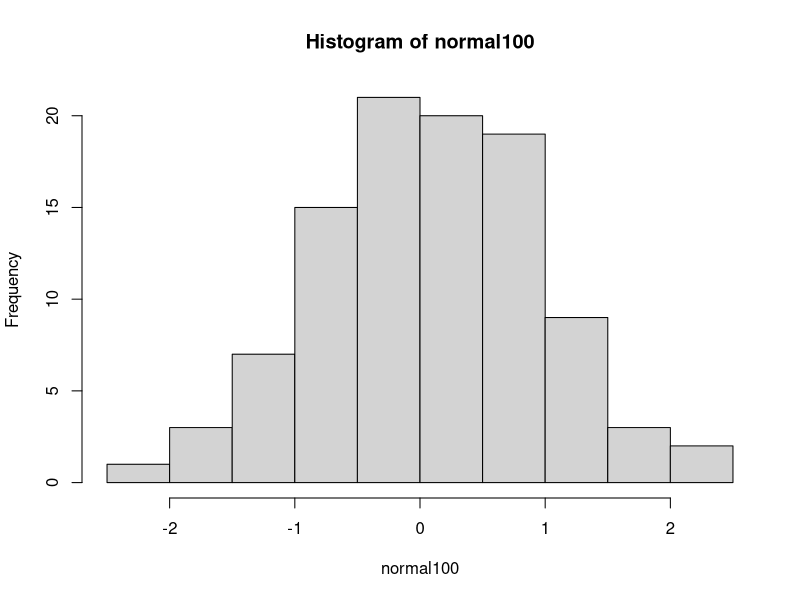
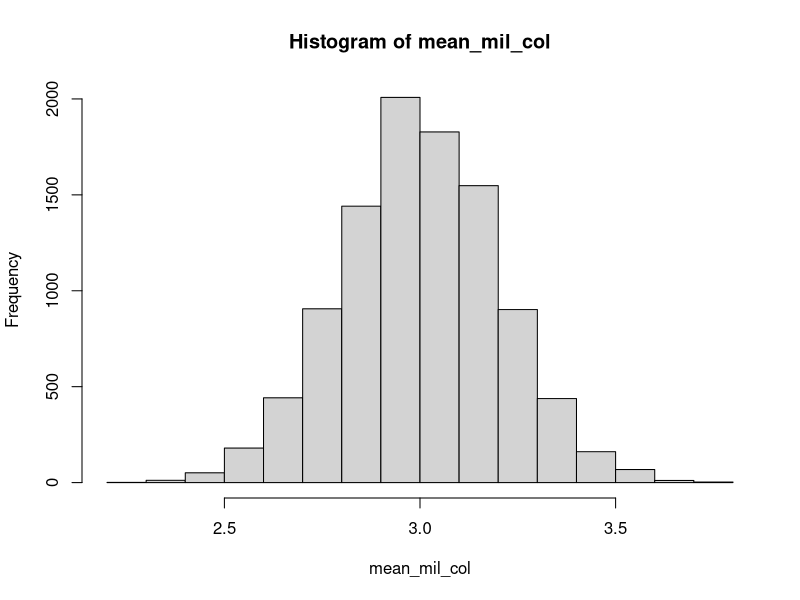
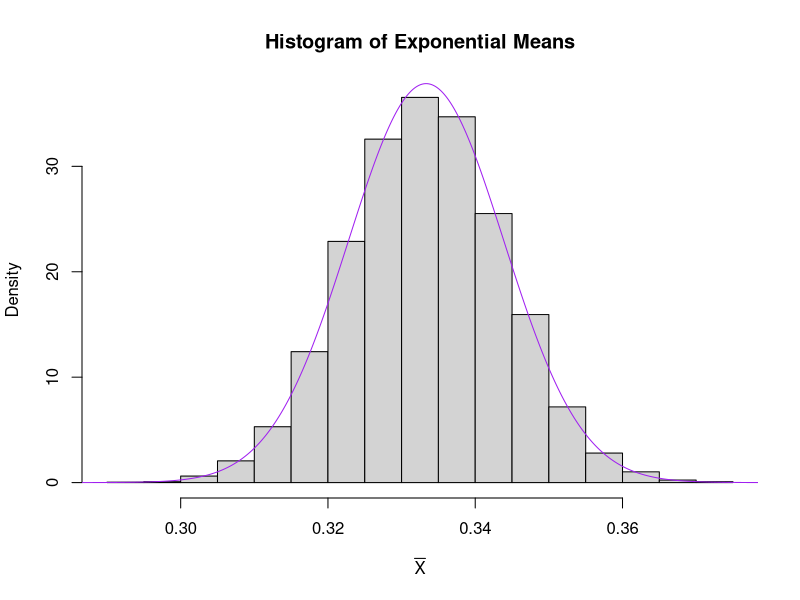

Write the R code that produced these figures, in order.
## ---- chunk 1
set.seed(1) # Please don't remove this code!
library(formatR)
library(knitr)
opts_chunk$set(tidy.opts=list(width.cutoff=80),tidy=TRUE)
## ---- chunk 2
rnorm(n = 5, mean = 10, sd = 3)
## ---- chunk 3
normal100 <- rnorm(n = 100)
mean(normal100)
sd(normal100)
## ---- chunk 4
hist(normal100)
## ---- chunk 5
normal10 <- rnorm(n = 100)
normal1000 <- rnorm(n = 10^3)
normal10000 <- rnorm(n = 10^4)
normal100000 <- rnorm(n = 10^5)
## ---- chunk 6
sample_means <- c(mean(normal10), mean(normal100), mean(normal1000), mean(normal10000), mean(normal100000))
sample_means
length(sample_means)
## ---- chunk 7
normal1mil <- rnorm(n = 10^6, mean = 3, sd = 2)
mean(normal1mil)
sd(normal1mil)
## ---- chunk 8
mean(normal1mil[normal1mil > 3])
## ---- chunk 9
normal1mil_mat <- matrix(normal1mil, ncol=10000, nrow=100)
## ---- chunk 10
mean(normal1mil_mat[, 1234])
## ---- chunk 11
mean_mil_col <- colSums(normal1mil_mat)/nrow(normal1mil_mat)
head(mean_mil_col)
## ---- chunk 12
hist(mean_mil_col)
## ---- chunk 13
exp_10mil <- rexp(10^7, rate = 3)
mean(exp_10mil)
sd(exp_10mil)
## ---- chunk 14
exp_10mil_mat <- matrix(exp_10mil, ncol=10000)
temp <- colSums(exp_10mil_mat)/nrow(exp_10mil_mat)
mean_exp_10mil <- colMeans(exp_10mil_mat)
head(mean_exp_10mil)

## ---- chunk 15
# hist(exp_means,
#      main="Histogram of Exponential Means",
#      xlab=expression(bar(X)),
#      prob = T,
#      breaks=20)
# n <- nrow(exp10mil_mat)
# mean_exp <- 1/3
# mean_exp
# sd_exp <- 1/(3*sqrt(n))
# sd_exp
# x <- seq(0,1,by=.0001)
# my_density <- dnorm(x,mean=mean_exp,sd=sd_exp)   
# lines(x,my_density,col="purple")

hist(mean_exp_10mil, main = "Histogram of Exponential Means", xlab = expression(bar(X)), prob = T, breaks = 20)

n <- nrow(exp_10mil_mat)
mean_exp <- 1/3
sd_exp <- 1/(3*sqrt(n))
x <- seq(0,1,by=.0001)

my_density <- dnorm(x, mean=mean_exp, sd=sd_exp)
lines(x, my_density, col = "purple")
